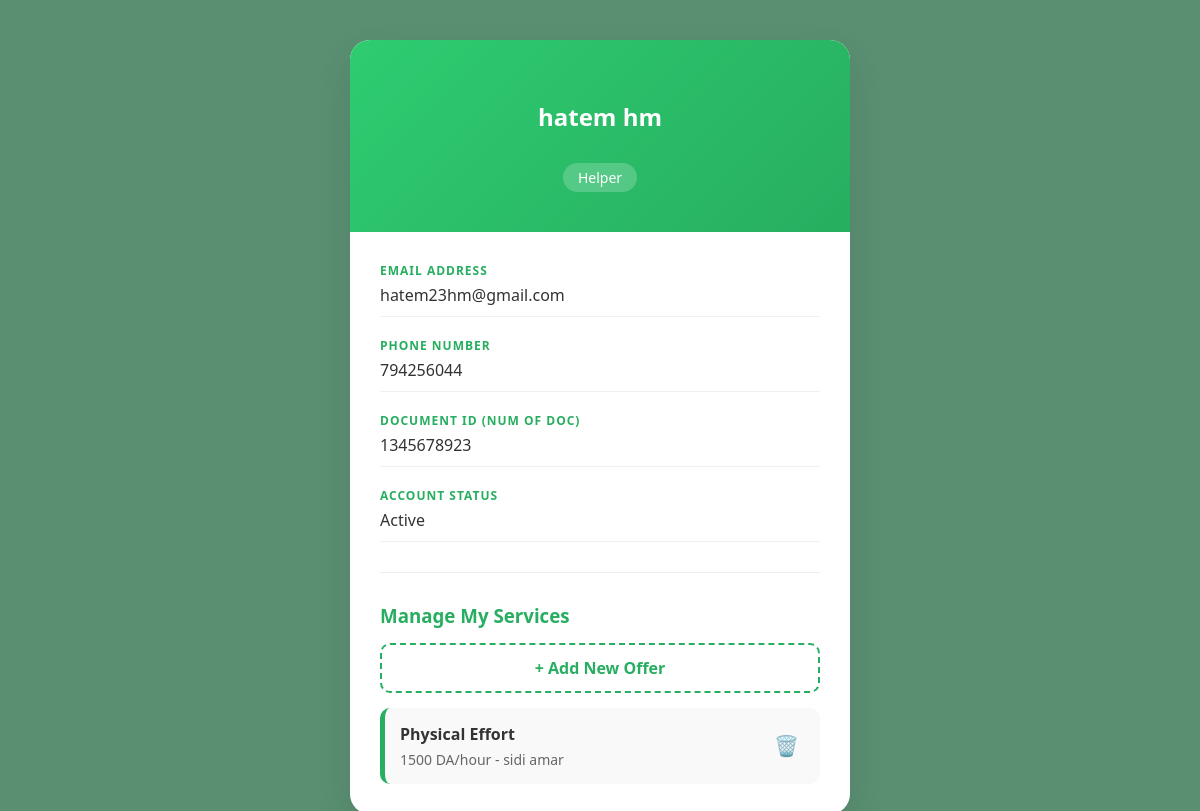
The app's page /profile.php (signed in) with its own data.
### tables this page shows
CREATE TABLE `user` (
  `userID` int(10) NOT NULL,
  `fullName` char(30) NOT NULL,
  `email` varchar(60) NOT NULL,
  `phone` varchar(20) NOT NULL,
  `docID` varchar(20) NOT NULL,
  `passw` varchar(255) NOT NULL,
  `userRole` enum('helper','needer') NOT NULL DEFAULT 'needer'
);

CREATE TABLE `help` (
  `userID` int(10) NOT NULL,
  `picture` blob NOT NULL,
  `location` varchar(50) NOT NULL,
  `bio` varchar(250) NOT NULL,
  `price` int(10) NOT NULL,
  `category` varchar(30) NOT NULL,
  `helpID` int(10) NOT NULL,
  `wilaya` varchar(30) NOT NULL
);

### profile.php (the view, shortened to what this page needs)
<?php
include 'confi.php';
$userID = $_SESSION['user_id'];
$sql = "SELECT fullName, email, userRole, phone, docID FROM user WHERE userID = ?";
$stmt = $conn->prepare($sql);
$stmt->bind_param("i", $userID);
$stmt->execute();
$result = $stmt->get_result();
$user = $result->fetch_assoc();
$offers = null;
if ($user['userRole'] === 'helper') {
    $stmtOffers = $conn->prepare("SELECT helpID, category, price, location FROM help WHERE userID = ?");
    $stmtOffers->bind_param("i", $userID);
    $stmtOffers->execute();
    $offers = $stmtOffers->get_result();
}
?>
<!DOCTYPE html>
<html lang="en">
<head>
</head>
<body>
<div class="profile-container">
    <div class="profile-header">
        <h2><?php echo htmlspecialchars($user['fullName']); ?></h2>
        <div class="role-badge"><?php echo ucfirst($user['userRole']); ?></div>
    </div>
    <div class="profile-content">
        <div class="info-row">
            <div class="info-label">Email Address</div>
            <div class="info-value"><?php echo htmlspecialchars($user['email']); ?></div>
        </div>
        <div class="info-row">
            <div class="info-label">Phone Number</div>
            <div class="info-value"><?php echo htmlspecialchars($user['phone']); ?></div>
        </div>
        <div class="info-row">
            <div class="info-label">Document ID (num of doc)</div>
            <div class="info-value"><?php echo htmlspecialchars($user['docID']); ?></div>
        </div>
        <div class="info-row">
            <div class="info-label">Account Status</div>
            <div class="info-value">Active</div>
        </div>
        <?php if ($user['userRole'] === 'helper'): ?>
            <hr style="border: 0; border-top: 1px solid #eee; margin: 30px 0;">
            <h3 style="color: #27ae60; margin: 0 0 15px 0;">Manage My Services</h3>
            <div class="services-container">
                <a href="add_service.php" class="add-card">+ Add New Offer</a>
                <?php if ($offers && $offers->num_rows > 0): ?>
                    <?php while($row = $offers->fetch_assoc()): ?>
                        <div class="service-item-card">
                            <div>
                                <strong style="color: #333;"><?php echo htmlspecialchars($row['category']); ?></strong>
                                <p><?php echo htmlspecialchars($row['price']); ?> DA/hour - <?php echo htmlspecialchars($row['location']); ?></p>
                            </div>
                            <form action="delete_service.php" method="POST" onsubmit="return confirm('Are you sure you want to delete this offer?');" style="margin: 0;">
                                <button type="submit" class="delete-icon-btn" title="Delete Offer">🗑️</button>
                            </form>
                        </div>
                    <?php endwhile; ?>
                <?php else: ?>
                    <p style="text-align: center; color: #7f8c8d; font-size: 14px; margin-top: 10px;">You haven't posted any services yet.</p>
                <?php endif; ?>
            </div>
        <?php endif; ?>
    </div>
</div>
</body>
</html>

### profile.php (style rules this page uses)
body { font-family: 'Segoe UI', Tahoma, Geneva, Verdana, sans-serif; background-color: #5a8f72; margin: 0; display: flex; justify-content: center; align-items: center; min-height: 100vh; padding: 40px 0; box-sizing: border-box; }
.profile-container { background: white; width: 500px; border-radius: 20px; box-shadow: 0 15px 35px rgba(0,0,0,0.1); overflow: hidden; }
.profile-header { background: linear-gradient(135deg, #2ecc71, #27ae60); padding: 40px 20px; text-align: center; color: white; }
.profile-content { padding: 30px; }
.info-row { margin-bottom: 20px; border-bottom: 1px solid #f0f0f0; padding-bottom: 10px; }
.info-label { color: #27ae60; font-size: 12px; font-weight: bold; text-transform: uppercase; letter-spacing: 1px; }
.info-value { color: #333; font-size: 16px; margin-top: 5px; }
.role-badge { display: inline-block; background: rgba(255,255,255,0.2); padding: 5px 15px; border-radius: 20px; font-size: 14px; margin-top: 10px; }
.services-container { display: grid; gap: 15px; margin-top: 15px; }
.add-card { border: 2px dashed #27ae60; padding: 12px; border-radius: 10px; text-align: center; text-decoration: none; color: #27ae60; transition: 0.3s; font-weight: bold; display: block; }
.service-item-card { background: #f9f9f9; padding: 15px; border-radius: 10px; display: flex; justify-content: space-between; align-items: center; border-left: 5px solid #27ae60; }
.service-item-card p { margin: 5px 0 0 0; color: #666; font-size: 14px; }
.delete-icon-btn { background: none; border: none; cursor: pointer; font-size: 20px; color: #e74c3c; transition: transform 0.2s; }

### records on screen
user: fullName "hatem hm", userRole "Helper", email "hatem23hm@gmail.com", phone "794256044", docID "1345678923"
help: category "Physical Effort", price "1500", location "sidi amar"
